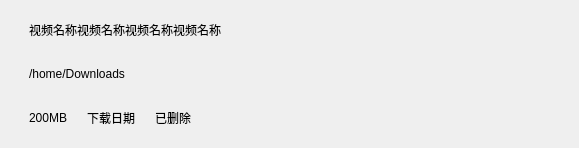
<?xml version="1.0" encoding="UTF-8"?>
<ui version="4.0">
 <class>Form</class>
 <widget class="QWidget" name="Form">
  <property name="geometry">
   <rect>
    <x>0</x>
    <y>0</y>
    <width>579</width>
    <height>148</height>
   </rect>
  </property>
  <property name="windowTitle">
   <string>Form</string>
  </property>
  <property name="class" stdset="0">
   <string>item</string>
  </property>
  <layout class="QHBoxLayout" name="horizontalLayout_2">
   <property name="spacing">
    <number>0</number>
   </property>
   <property name="leftMargin">
    <number>12</number>
   </property>
   <property name="topMargin">
    <number>8</number>
   </property>
   <property name="rightMargin">
    <number>12</number>
   </property>
   <property name="bottomMargin">
    <number>8</number>
   </property>
   <item>
    <layout class="QHBoxLayout" name="horizontalLayout">
     <property name="spacing">
      <number>10</number>
     </property>
     <item>
      <widget class="QLabel" name="icon">
       <property name="text">
        <string/>
       </property>
       <property name="class" stdset="0">
        <string>icon</string>
       </property>
      </widget>
     </item>
     <item>
      <widget class="QWidget" name="widget" native="true">
       <property name="sizePolicy">
        <sizepolicy hsizetype="Expanding" vsizetype="Preferred">
         <horstretch>0</horstretch>
         <verstretch>0</verstretch>
        </sizepolicy>
       </property>
       <layout class="QVBoxLayout" name="verticalLayout_2">
        <property name="leftMargin">
         <number>0</number>
        </property>
        <property name="topMargin">
         <number>0</number>
        </property>
        <property name="rightMargin">
         <number>0</number>
        </property>
        <property name="bottomMargin">
         <number>0</number>
        </property>
        <item>
         <layout class="QVBoxLayout" name="verticalLayout">
          <property name="spacing">
           <number>0</number>
          </property>
          <item>
           <widget class="QLabel" name="videoName">
            <property name="text">
             <string>视频名称视频名称视频名称视频名称</string>
            </property>
            <property name="class" stdset="0">
             <string>video-name</string>
            </property>
           </widget>
          </item>
          <item>
           <widget class="QLabel" name="videoPath">
            <property name="text">
             <string>/home/Downloads</string>
            </property>
            <property name="class" stdset="0">
             <string>info</string>
            </property>
           </widget>
          </item>
          <item>
           <layout class="QHBoxLayout" name="horizontalLayout_3">
            <property name="spacing">
             <number>20</number>
            </property>
            <item>
             <widget class="QLabel" name="videoSize">
              <property name="text">
               <string>200MB</string>
              </property>
              <property name="class" stdset="0">
               <string>info</string>
              </property>
             </widget>
            </item>
            <item>
             <widget class="QLabel" name="videoTime">
              <property name="text">
               <string>下载日期</string>
              </property>
              <property name="class" stdset="0">
               <string>info</string>
              </property>
             </widget>
            </item>
            <item>
             <widget class="QLabel" name="deletedText">
              <property name="text">
               <string>已删除</string>
              </property>
              <property name="class" stdset="0">
               <string>deleted-text</string>
              </property>
             </widget>
            </item>
            <item>
             <spacer name="horizontalSpacer">
              <property name="orientation">
               <enum>Qt::Horizontal</enum>
              </property>
              <property name="sizeHint" stdset="0">
               <size>
                <width>40</width>
                <height>20</height>
               </size>
              </property>
             </spacer>
            </item>
           </layout>
          </item>
         </layout>
        </item>
       </layout>
      </widget>
     </item>
    </layout>
   </item>
  </layout>
 </widget>
 <resources/>
 <connections/>
</ui>
